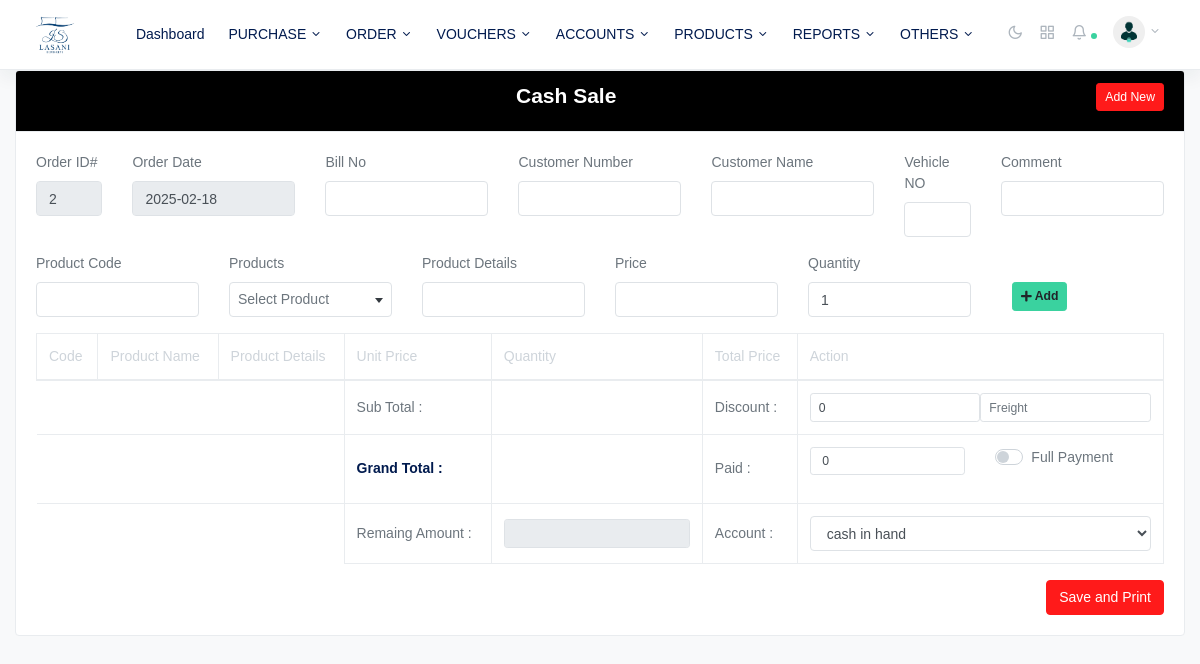
The page /cash_sale.php (signed in) on the database its author committed.
### tables this page shows
CREATE TABLE `company` (
  `id` int(10) NOT NULL,
  `name` varchar(100) NOT NULL,
  `logo` text NOT NULL,
  `address` text DEFAULT NULL,
  `company_phone` varchar(100) NOT NULL,
  `personal_phone` varchar(100) NOT NULL,
  `email` text DEFAULT NULL,
  `stock_manage` int(11) NOT NULL,
  `sale_interface` varchar(50) DEFAULT NULL
);

CREATE TABLE `menus` (
  `id` int(11) NOT NULL,
  `title` text DEFAULT NULL,
  `page` text DEFAULT NULL,
  `parent_id` int(11) DEFAULT NULL,
  `icon` text DEFAULT NULL,
  `sort_order` int(11) DEFAULT NULL,
  `nav_edit` int(11) NOT NULL DEFAULT 0,
  `nav_delete` int(11) NOT NULL DEFAULT 0,
  `nav_add` int(11) NOT NULL DEFAULT 0,
  `timestamp` timestamp NOT NULL DEFAULT current_timestamp() ON UPDATE current_timestamp()
);

### cash_sale.php (the view, shortened to what the rows shown need)
<!DOCTYPE html>
<html lang="en">
<?php include_once 'includes/head.php';
 ?>
<body class="horizontal light  ">
  <div class="wrapper">
    <?php include_once 'includes/header.php'; ?>
    <div class="container-fluid">
      <div class="card">
        <div class="card-body">
          <form action="php_action/custom_action.php" method="POST" id="sale_order_fm">
            <div class="row">
              <div class="col-12">
                <table class="table  saleTable" id="myDiv">
                  <thead class="table-bordered">
                    <tr>
                      <th>Code</th>
                      <th>Product Name</th>
                      <th>Product Details</th>
                      <th>Unit Price</th>
                      <th>Quantity</th>
                      <th>Total Price</th>
                      <th>Action</th>
                    </tr>
                  </thead>
                </table>
              </div>
            </div>
          </form>
        </div>
      </div>
    </div>
  </div>
</body>
</html>

### includes/header.php (shortened to what the rows shown need)
  <?php
  $user_id_current = $_SESSION['userId'];
$UserData = mysqli_fetch_assoc(mysqli_query($dbc,"SELECT * FROM users WHERE user_id = '$user_id_current'"));
 ?>
  <nav class="navbar navbar-expand-lg navbar-light bg-white flex-row border-bottom shadow">
        <div class="container-fluid">
          <a class="navbar-brand mx-lg-1 mr-0" href="dashboard.php">
            <img src="img/logo/<?=$get_company['logo']?>" class="img-fluid" alt="" style="width: 40px;height: 40px;">
          </a>
          <div class="navbar-slide bg-white ml-lg-4" id="navbarSupportedContent">
            <ul class="navbar-nav mr-auto">
        <?php
        if ($UserData['user_role']!='admin') {
        $getNav = mysqli_query($dbc,"SELECT * FROM menus where parent_id=0 AND page!='dashboard.php' ORDER BY sort_order ASC LIMIT 9 OFFSET 0 ");    $r=1;
          while ($fetch_nav=mysqli_fetch_assoc($getNav)) {   $c=0;
             $getChild = mysqli_query($dbc,"SELECT * FROM menus where parent_id='".$fetch_nav['id']."' AND page!='dashboard.php' ");
                while ($child=mysqli_fetch_assoc($getChild)) {
                    if (countWhens($dbc,"privileges",'user_id',$user_id_current,'nav_id',$child['id'])>0) {
                                        $c++;
                                         }}
                      if ($c>0 && $r<9) {
                                    ?>
                <li class="nav-item dropdown">
                <a href="<?=$fetch_nav['page']?>" id="ui-elementsDropdown" class="dropdown-toggle nav-link" role="button" data-toggle="dropdown" aria-haspopup="true" aria-expanded="false">
                  <span class="ml-lg-2"><?=strtoupper($fetch_nav['title'])?></span>
                </a>
                 <?php
                    if (countWhen($dbc,"menus",'parent_id',$fetch_nav['id'])>0) {
                                 ?>
                        <div class="dropdown-menu" aria-labelledby="ui-elementsDropdown">
                                    <?php
                                    $getChild = mysqli_query($dbc,"SELECT * FROM menus where parent_id='".$fetch_nav['id']."' AND page!='dashboard.php' ");
                                 while ($child=mysqli_fetch_assoc($getChild)) {
                                     if (countWhens($dbc,"privileges",'user_id',$user_id_current,'nav_id',$child['id'])>0) {
                                     ?>
                                      <a class="nav-link pl-lg-2" href="<?=$child['page']?>"><span class="ml-1"><?=strtoupper($child['title'])?></span></a>
                                    <?php }
                                  } ?>
                                  </div>
                              <?php     } ?>
                            </li>
                               <?php   $r++;
                               } }if ($r>9) {
                                ?>
                                 <li class="nav-item dropdown more">
                <a class="dropdown-toggle more-horizontal nav-link" href="#" id="moreDropdown" role="button" data-toggle="dropdown" aria-haspopup="true" aria-expanded="false">
                  <span class="ml-2 sr-only">More</span>
                </a>
                <ul class="dropdown-menu" aria-labelledby="moreDropdown">
                  <?php     $getNav2 = mysqli_query($dbc,"SELECT * FROM menus where parent_id=0 AND page!='dashboard.php' ORDER BY sort_order ASC LIMIT 10 OFFSET 10 ");    $r=1;
                                 while ($fetch_nav2=mysqli_fetch_assoc($getNav2)) {
                                        $c=0;
                                           $getChild = mysqli_query($dbc,"SELECT * FROM menus where parent_id='".$fetch_nav2['id']."' AND page!='dashboard.php' ");
                while ($child=mysqli_fetch_assoc($getChild)) {
                    if (countWhens($dbc,"privileges",'user_id',$user_id_current,'nav_id',$child['id'])>0) {
                                        $c++;
                                         }}
                                         if ($c>0) {
                                         ?>
                    <li class="nav-item dropdown">
                    <a class="dropdown-toggle nav-link pl-lg-2" href="#" data-toggle="collapse" id="pagesDropdown" aria-expanded="false">
                      <span class="ml-1"><?=strtoupper($fetch_nav2['title'])?></span>
                    </a>
                                        <ul class="dropdown-menu" aria-labelledby="pagesDropdown">
                                            <?php
                                    $getChild = mysqli_query($dbc,"SELECT * FROM menus where parent_id='".$fetch_nav2['id']."' AND page!='dashboard.php' ");
                                 while ($child=mysqli_fetch_assoc($getChild)) {
                                     if (countWhens($dbc,"privileges",'user_id',$user_id_current,'nav_id',$child['id'])>0) {
                                     ?>
                                          <a class="nav-link pl-lg-2" href="<?=$child['page']?>">
                        <span class="ml-1"><?=strtoupper($child['title'])?></span>
                      </a>
                                        <?php }} ?>
                                        </ul>
                                      </li>
                                      <?php  } } ?>
                                    </ul>
                                  </li>
                             <?php  }
}else{
        $getNav = mysqli_query($dbc,"SELECT * FROM menus where parent_id=0 AND page!='dashboard.php' ORDER BY sort_order ASC LIMIT 9 OFFSET 0 ");    $r=1;
          while ($fetch_nav=mysqli_fetch_assoc($getNav)) {   $c=0;
             $getChild = mysqli_query($dbc,"SELECT * FROM menus where parent_id='".$fetch_nav['id']."' AND page!='dashboard.php' ");
                while ($child=mysqli_fetch_assoc($getChild)) {
                                        $c++;
                                       }
                      if ($c>0 && $r<10) {
                                    ?>
                <li class="nav-item dropdown">
                <a href="<?=$fetch_nav['page']?>" id="ui-elementsDropdown" class="dropdown-toggle nav-link" role="button" data-toggle="dropdown" aria-haspopup="true" aria-expanded="false">
                  <span class="ml-lg-2"><?=strtoupper($fetch_nav['title'])?></span>
                </a>
                            </li>
                               <?php   $r++;
                               } }if ($r>9) {
                                ?>
                                 <li class="nav-item dropdown more">
                <a class="dropdown-toggle more-horizontal nav-link" href="#" id="moreDropdown" role="button" data-toggle="dropdown" aria-haspopup="true" aria-expanded="false">
                  <span class="ml-2 sr-only">More</span>
                </a>
                <ul class="dropdown-menu" aria-labelledby="moreDropdown">
                  <?php     $getNav2 = mysqli_query($dbc,"SELECT * FROM menus where parent_id=0 AND page!='dashboard.php' ORDER BY sort_order ASC LIMIT 10 OFFSET 10 ");    $r=1;
                                 while ($fetch_nav2=mysqli_fetch_assoc($getNav2)) {
                                        $c=0; ?>
                    <li class="nav-item dropdown">
                    <a class="dropdown-toggle nav-link pl-lg-2" href="#" data-toggle="collapse" id="pagesDropdown" aria-expanded="false">
                      <span class="ml-1"><?=strtoupper($fetch_nav2['title'])?></span>
                    </a>
                                        <ul class="dropdown-menu" aria-labelledby="pagesDropdown">
                                            <?php
                                    $getChild = mysqli_query($dbc,"SELECT * FROM menus where parent_id='".$fetch_nav2['id']."' AND page!='dashboard.php' ");
                                 while ($child=mysqli_fetch_assoc($getChild)) {
                                     ?>
                                          <a class="nav-link pl-lg-2" href="<?=$child['page']?>">
                        <span class="ml-1"><?=strtoupper($child['title'])?></span>
                      </a>
                                        <?php } ?>
                                        </ul>
                                      </li>
                                      <?php   } ?>
                                    </ul>
                                  </li>
                             <?php  }
}
                             ?>
            </ul>
          </div>
        </div>
     </nav>

### rows shown on the page
company: logo (picture)
menus: title "PURCHASE"
menus: title "ORDER"
menus: title "VOUCHERS"
menus: title "ACCOUNTS"
menus: title "PRODUCTS"
menus: title "REPORTS"
menus: title "OTHERS"

### other values the page prints
form field payment_account "cash in hand"
